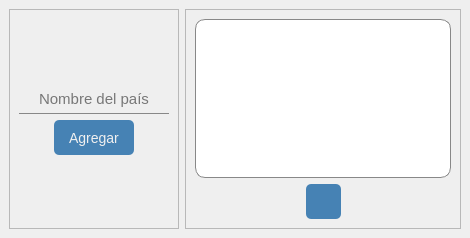
<?xml version="1.0" encoding="UTF-8"?>
<ui version="4.0">
 <class>MainWindow</class>
 <widget class="QMainWindow" name="MainWindow">
  <property name="geometry">
   <rect>
    <x>0</x>
    <y>0</y>
    <width>470</width>
    <height>238</height>
   </rect>
  </property>
  <property name="focusPolicy">
   <enum>Qt::ClickFocus</enum>
  </property>
  <property name="windowTitle">
   <string>Lista de países con PyQt5</string>
  </property>
  <property name="styleSheet">
   <string notr="true">* {
	font-family: &quot;Nirmala UI&quot;;
}

QLineEdit, QListWidget {
	font-size: 15px;
}

QLineEdit {
	border: none;
	border-bottom: 1px solid #888;
	background: transparent;
}

QPushButton {
	font-size: 14px;
	border-radius: 5px;
	background: steelblue;
	color: #f0f0f0;
}

QPushButton:hover {
	background: #396b94;
}

QPushButton::pressed {
	padding-left: 3px;
	padding-bottom: 3px;	
}

QListWidget {
	padding: 5px;
	border-radius: 10px;
	border: 1px solid #888;
	background: #fff;
}</string>
  </property>
  <widget class="QWidget" name="centralwidget">
   <layout class="QHBoxLayout" name="horizontalLayout">
    <item>
     <widget class="QFrame" name="frame">
      <property name="frameShape">
       <enum>QFrame::StyledPanel</enum>
      </property>
      <property name="frameShadow">
       <enum>QFrame::Raised</enum>
      </property>
      <layout class="QGridLayout" name="gridLayout_2">
       <item row="0" column="1">
        <spacer name="verticalSpacer">
         <property name="orientation">
          <enum>Qt::Vertical</enum>
         </property>
         <property name="sizeHint" stdset="0">
          <size>
           <width>20</width>
           <height>56</height>
          </size>
         </property>
        </spacer>
       </item>
       <item row="1" column="0" colspan="3">
        <widget class="QLineEdit" name="pais">
         <property name="minimumSize">
          <size>
           <width>0</width>
           <height>30</height>
          </size>
         </property>
         <property name="alignment">
          <set>Qt::AlignCenter</set>
         </property>
         <property name="placeholderText">
          <string>Nombre del país</string>
         </property>
        </widget>
       </item>
       <item row="2" column="0">
        <spacer name="horizontalSpacer_2">
         <property name="orientation">
          <enum>Qt::Horizontal</enum>
         </property>
         <property name="sizeHint" stdset="0">
          <size>
           <width>27</width>
           <height>20</height>
          </size>
         </property>
        </spacer>
       </item>
       <item row="2" column="1">
        <widget class="QPushButton" name="btn_agregar">
         <property name="minimumSize">
          <size>
           <width>80</width>
           <height>35</height>
          </size>
         </property>
         <property name="cursor">
          <cursorShape>PointingHandCursor</cursorShape>
         </property>
         <property name="text">
          <string>Agregar</string>
         </property>
        </widget>
       </item>
       <item row="2" column="2">
        <spacer name="horizontalSpacer">
         <property name="orientation">
          <enum>Qt::Horizontal</enum>
         </property>
         <property name="sizeHint" stdset="0">
          <size>
           <width>28</width>
           <height>20</height>
          </size>
         </property>
        </spacer>
       </item>
       <item row="3" column="1">
        <spacer name="verticalSpacer_2">
         <property name="orientation">
          <enum>Qt::Vertical</enum>
         </property>
         <property name="sizeHint" stdset="0">
          <size>
           <width>20</width>
           <height>55</height>
          </size>
         </property>
        </spacer>
       </item>
      </layout>
     </widget>
    </item>
    <item>
     <widget class="QFrame" name="frame_2">
      <property name="frameShape">
       <enum>QFrame::StyledPanel</enum>
      </property>
      <property name="frameShadow">
       <enum>QFrame::Raised</enum>
      </property>
      <layout class="QGridLayout" name="gridLayout">
       <item row="0" column="0" colspan="3">
        <widget class="QListWidget" name="lista"/>
       </item>
       <item row="1" column="0">
        <spacer name="horizontalSpacer_3">
         <property name="orientation">
          <enum>Qt::Horizontal</enum>
         </property>
         <property name="sizeHint" stdset="0">
          <size>
           <width>100</width>
           <height>20</height>
          </size>
         </property>
        </spacer>
       </item>
       <item row="1" column="1">
        <widget class="QPushButton" name="btn_eliminar">
         <property name="minimumSize">
          <size>
           <width>35</width>
           <height>35</height>
          </size>
         </property>
         <property name="maximumSize">
          <size>
           <width>35</width>
           <height>35</height>
          </size>
         </property>
         <property name="cursor">
          <cursorShape>PointingHandCursor</cursorShape>
         </property>
         <property name="toolTip">
          <string>Eliminar</string>
         </property>
         <property name="text">
          <string/>
         </property>
         <property name="icon">
          <iconset>
           <normaloff>../icons/basura.png</normaloff>../icons/basura.png</iconset>
         </property>
        </widget>
       </item>
       <item row="1" column="2">
        <spacer name="horizontalSpacer_4">
         <property name="orientation">
          <enum>Qt::Horizontal</enum>
         </property>
         <property name="sizeHint" stdset="0">
          <size>
           <width>100</width>
           <height>20</height>
          </size>
         </property>
        </spacer>
       </item>
      </layout>
     </widget>
    </item>
   </layout>
  </widget>
 </widget>
 <resources/>
 <connections/>
</ui>
